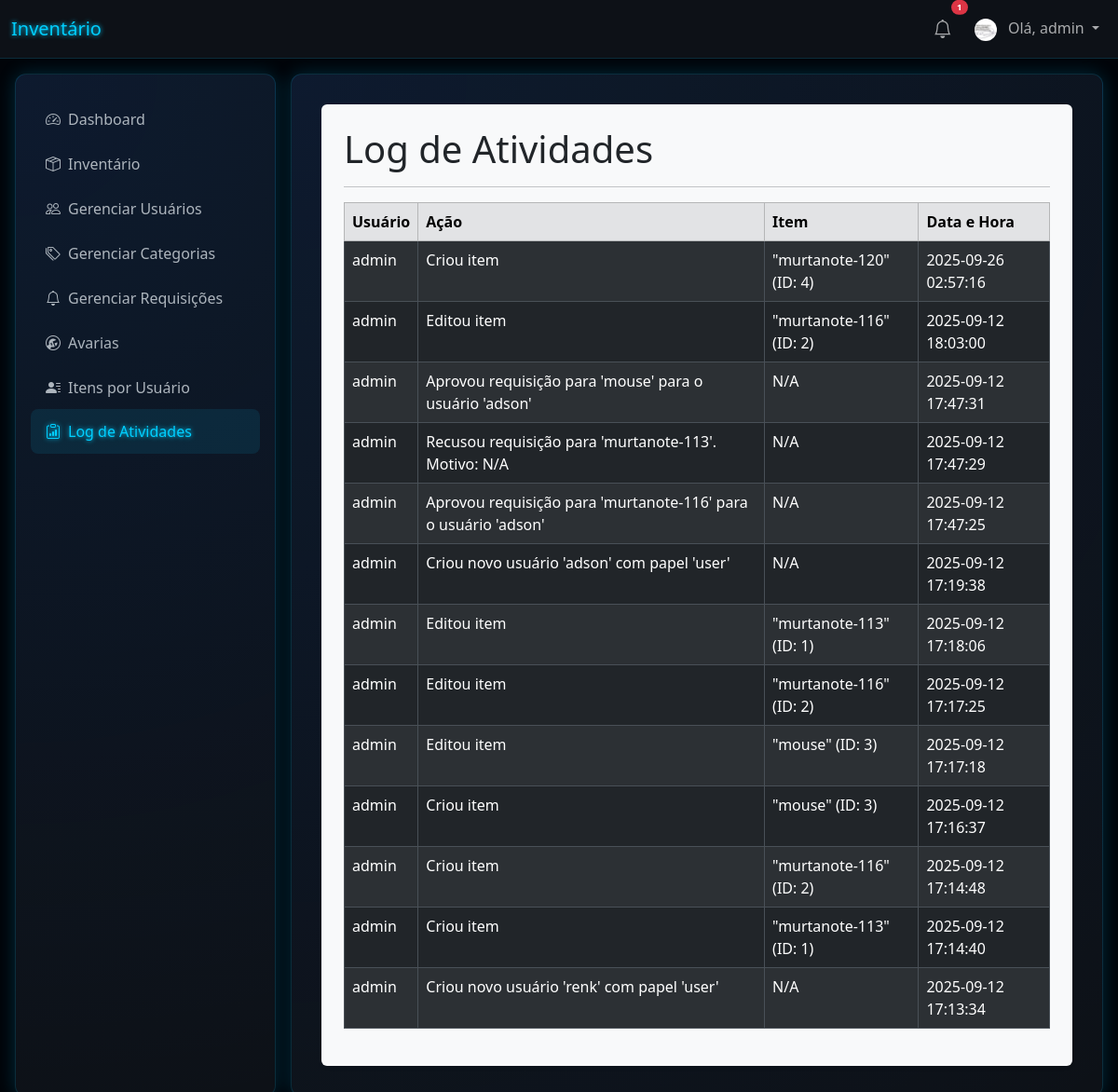
Screenshot of /logs (signed in) with the database file from the repository.
### tables this page shows
CREATE TABLE users (
                id INTEGER PRIMARY KEY AUTOINCREMENT,
                username TEXT UNIQUE NOT NULL,
                password TEXT NOT NULL,
                role TEXT NOT NULL DEFAULT 'user'
            , profile_image_file TEXT);

CREATE TABLE activity_log (
                id INTEGER PRIMARY KEY AUTOINCREMENT,
                user_id INTEGER,
                username TEXT,
                action TEXT,
                item_id INTEGER,
                item_name TEXT,
                timestamp TIMESTAMP DEFAULT CURRENT_TIMESTAMP,
                FOREIGN KEY (user_id) REFERENCES users (id) ON DELETE SET NULL
            );

### app.py (the view)
@app.route('/logs')
@admin_required
def logs():
    page = request.args.get('page', 1, type=int)
    per_page = 20 # Logs podem ser mais densos
    offset = (page - 1) * per_page
    db = get_db()
    total_logs = db.execute('SELECT COUNT(id) FROM activity_log').fetchone()[0]
    total_pages = math.ceil(total_logs / per_page)
    search_query = request.args.get('q', '')
    search_param = f"%{search_query}%"
    log_entries = db.execute(
        'SELECT * FROM activity_log WHERE username LIKE ? OR action LIKE ? OR item_name LIKE ? ORDER BY timestamp DESC LIMIT ? OFFSET ?',
        (search_param, search_param, search_param, per_page, offset)
    ).fetchall()
    return render_template('logs.html', log_entries=log_entries, page=page, total_pages=total_pages)

### app.py (called while the page is built)
def get_db():
    db = getattr(g, '_database', None)
    if db is None:
        db = g._database = sqlite3.connect(app.config['DATABASE'])
        db.row_factory = sqlite3.Row
    return db

@app.teardown_appcontext
def close_connection(exception):
    db = getattr(g, '_database', None)
    if db is not None:
        db.close()

@app.context_processor
def inject_categories():
    if g.user:
        db = get_db()
        categories = db.execute('SELECT DISTINCT category FROM items WHERE category IS NOT NULL AND category != "" ORDER BY category').fetchall()
        return dict(all_categories=categories)
    return dict(all_categories=[], notifications=[])

@app.context_processor
def inject_notifications():
    if g.user:
        db = get_db()
        notifications = db.execute('SELECT * FROM notifications WHERE user_id = ? AND is_read = 0 ORDER BY created_at DESC', (g.user['id'],)).fetchall()
        return dict(notifications=notifications)
    return dict(notifications=[])

@app.before_request
def load_logged_in_user():
    user_id = session.get('user_id')
    if user_id is None:
        g.user = None
    else:
        g.user = get_db().execute(
            'SELECT * FROM users WHERE id = ?', (user_id,)
        ).fetchone()

def admin_required(view):
    @functools.wraps(view)
    def wrapped_view(**kwargs):
        if g.user is None:
            return redirect(url_for('login'))
        if g.user['role'] != 'admin':
            abort(403) # Erro 'Forbidden' (Proibido)
        return view(**kwargs)
    return wrapped_view

### templates/logs.html (shortened to what this page needs)
{% extends 'base.html' %}
{% block content %}
    <div class="bg-light text-dark p-4 rounded shadow-sm">
        <h1>Log de Atividades</h1>
        <hr>
        <div class="table-responsive">
            <table class="table table-striped table-hover table-bordered">
                <thead class="table-secondary">
                    <tr>
                        <th>Usuário</th>
                        <th>Ação</th>
                        <th>Item</th>
                        <th>Data e Hora</th>
                    </tr>
                </thead>
                <tbody>
                {% for log in log_entries %}
                <tr>
                    <td>{{ log['username'] }}</td>
                    <td>{{ log['action'] }}</td>
                    <td>
                        {% if log['item_id'] and log['item_name'] %}
                            "{{ log['item_name'] }}" (ID: {{ log['item_id'] }})
                        {% else %}
                            N/A
                        {% endif %}
                    </td>
                    <td>{{ log['timestamp'] }}</td>
                </tr>
                {% else %}
                <tr>
                    <td colspan="4" class="text-center">Nenhum registro no log.</td>
                </tr>
                {% endfor %}
                </tbody>
            </table>
        </div>
    </div>
{% endblock %}

### templates/base.html (shortened to what this page needs)
<!doctype html>
<html lang="pt-br" data-bs-theme="dark">
<head>
    <link href="https://cdn.jsdelivr.net/npm/bootstrap@5.3.3/dist/css/bootstrap.min.css" rel="stylesheet">
    <link rel="stylesheet" href="https://cdn.jsdelivr.net/npm/bootstrap-icons@1.11.3/font/bootstrap-icons.min.css">
</head>
<body>
    <nav class="navbar navbar-expand-lg" style="background-color: var(--card-bg); border-bottom: 1px solid var(--border-color);">
        <div class="container-fluid">
            <a class="navbar-brand" href="{{ url_for('dashboard') }}" style="color: var(--glow-cyan); text-shadow: 0 0 5px var(--glow-cyan);">Inventário</a>
            <div class="navbar-nav d-flex align-items-center">
                {% if g.user %}
                    <div class="nav-item dropdown me-2">
                        <a class="nav-link position-relative" href="#" id="navbarNotificationDropdown" role="button" data-bs-toggle="dropdown" aria-expanded="false">
                            <i class="bi bi-bell fs-5"></i>
                            {% if notifications and notifications|length > 0 %}
                                <span class="position-absolute top-0 start-100 translate-middle badge rounded-pill bg-danger" style="font-size: 0.6em;">
                                    {{ notifications|length }}
                                </span>
                            {% endif %}
                        </a>
                    </div>
                    <div class="nav-item dropdown">
                        <a class="nav-link dropdown-toggle" href="#" id="navbarUserDropdown" role="button" data-bs-toggle="dropdown" aria-expanded="false">
                            {% if g.user.profile_image_file %}
                                <img src="{{ url_for('profile_pic', filename=g.user.profile_image_file) }}" alt="Foto de Perfil" class="rounded-circle me-2" style="width: 24px; height: 24px; object-fit: cover;">
                            {% else %}
                                <i class="bi bi-person-circle me-2"></i>
                            {% endif %}
                            Olá, {{ g.user['username'] }}
                        </a>
                    </div>
                {% else %}
                    <a class="nav-link" href="{{ url_for('login') }}">Login</a>
                    <a class="nav-link" href="{{ url_for('register') }}">Registrar</a>
                {% endif %}
            </div>
        </div>
    </nav>
    <div id="tsparticles"></div>
    <div class="main-layout">
            <aside class="sidebar futuristic-card">
                <div class="list-group">
                    <a href="{{ url_for('dashboard') }}" class="list-group-item list-group-item-action {% if request.endpoint == 'dashboard' %}active{% endif %}">
                        <i class="bi bi-speedometer2 me-2"></i>Dashboard
                    </a>
                    {% set inventory_active = request.endpoint in ['index', 'add', 'edit'] %}
                    <a href="#inventory-submenu" data-bs-toggle="collapse" class="list-group-item list-group-item-action {% if inventory_active %}active{% endif %}" aria-expanded="{{ 'true' if inventory_active else 'false' }}">
                        <i class="bi bi-box-seam me-2"></i>Inventário
                    </a>
                    {% if g.user['role'] == 'admin' %}
                        <a href="{{ url_for('manage_users') }}" class="list-group-item list-group-item-action {% if request.endpoint == 'manage_users' %}active{% endif %}">
                            <i class="bi bi-people me-2"></i>Gerenciar Usuários
                        </a>
                        <a href="{{ url_for('manage_categories') }}" class="list-group-item list-group-item-action {% if request.endpoint == 'manage_categories' %}active{% endif %}">
                            <i class="bi bi-tags me-2"></i>Gerenciar Categorias
                        </a>
                        <a href="{{ url_for('manage_requests') }}" class="list-group-item list-group-item-action {% if request.endpoint == 'manage_requests' %}active{% endif %}">
                            <i class="bi bi-bell me-2"></i>Gerenciar Requisições
                        </a>
                        <a href="{{ url_for('broken_items') }}" class="list-group-item list-group-item-action {% if request.endpoint == 'broken_items' %}active{% endif %}">
                            <i class="bi bi-wrench-adjustable-circle me-2"></i>Avarias
                        </a>
                        <a href="{{ url_for('user_assets') }}" class="list-group-item list-group-item-action {% if request.endpoint == 'user_assets' %}active{% endif %}">
                            <i class="bi bi-person-lines-fill me-2"></i>Itens por Usuário
                        </a>
                        <a href="{{ url_for('logs') }}" class="list-group-item list-group-item-action {% if request.endpoint == 'logs' %}active{% endif %}">
                            <i class="bi bi-clipboard-data me-2"></i>Log de Atividades
                        </a>
                    {% endif %}
                </div>
            </aside>
            <main class="content-area futuristic-card">
                {% block content %}
                {% endblock %}
            </main>
    </div>
</body>
</html>

### templates/base.html (style rules this page uses)
:root { --glow-cyan: #00cfff; --dark-bg: #010409; --card-bg: #0d1117; --border-color: rgba(0, 199, 255, 0.15); --gradient-start: rgba(13, 110, 253, 0.1); --gradient-end: rgba(13, 17, 23, 0); }
body { background-color: var(--dark-bg); color: #fff; overflow: hidden; }
#tsparticles { position: fixed; top: 0; left: 0; width: 100%; height: 100%; z-index: -1; }
.futuristic-card { background: radial-gradient(circle at top left, var(--gradient-start), var(--gradient-end)), var(--card-bg); border: 1px solid var(--border-color); box-shadow: 0 0 20px rgba(0, 199, 255, 0.2); border-radius: 0.75rem; }
.main-layout { display: flex; height: calc(100vh - 56px); padding: 1rem; gap: 1rem; }
.sidebar { width: 280px; padding: 1.5rem 1rem; display: flex; flex-direction: column; flex-shrink: 0; }
.sidebar .list-group-item { background-color: transparent; border: none; color: #adb5bd; font-size: 1rem; padding: 0.75rem 1rem; border-radius: 0.5rem; transition: all 0.3s ease; }
.sidebar .list-group-item:hover, .sidebar .list-group-item.active { color: var(--glow-cyan); background-color: rgba(0, 199, 255, 0.1); text-shadow: 0 0 5px var(--glow-cyan); }
.content-area { flex-grow: 1; padding: 2rem; overflow-y: auto; }

### rows the page displays
users: profile_image_file (picture), user.username "admin"
activity_log: username "admin", action "Criou item", item_name "murtanote-120", item_id "4", timestamp "2025-09-26 02:57:16"
activity_log: username "admin", action "Editou item", item_name "murtanote-116", item_id "2", timestamp "2025-09-12 18:03:00"
activity_log: username "admin", action "Aprovou requisição para 'mouse' para o usuário 'adson'", shows "N/A", timestamp "2025-09-12 17:47:31"
activity_log: username "admin", action "Recusou requisição para 'murtanote-113'. Motivo: N/A", timestamp "2025-09-12 17:47:29"
activity_log: username "admin", action "Aprovou requisição para 'murtanote-116' para o usuário 'adson'", shows "N/A", timestamp "2025-09-12 17:47:25"
activity_log: username "admin", action "Criou novo usuário 'adson' com papel 'user'", shows "N/A", timestamp "2025-09-12 17:19:38"
activity_log: username "admin", action "Editou item", item_name "murtanote-113", item_id "1", timestamp "2025-09-12 17:18:06"
activity_log: username "admin", action "Editou item", item_name "murtanote-116", item_id "2", timestamp "2025-09-12 17:17:25"
activity_log: username "admin", action "Editou item", item_name "mouse", item_id "3", timestamp "2025-09-12 17:17:18"
activity_log: username "admin", action "Criou item", item_name "mouse", item_id "3", timestamp "2025-09-12 17:16:37"
activity_log: username "admin", action "Criou item", item_name "murtanote-116", item_id "2", timestamp "2025-09-12 17:14:48"
activity_log: username "admin", action "Criou item", item_name "murtanote-113", item_id "1", timestamp "2025-09-12 17:14:40"
activity_log: username "admin", action "Criou novo usuário 'renk' com papel 'user'", shows "N/A", timestamp "2025-09-12 17:13:34"

### other values shown
{{ notifications|length }} "1"
